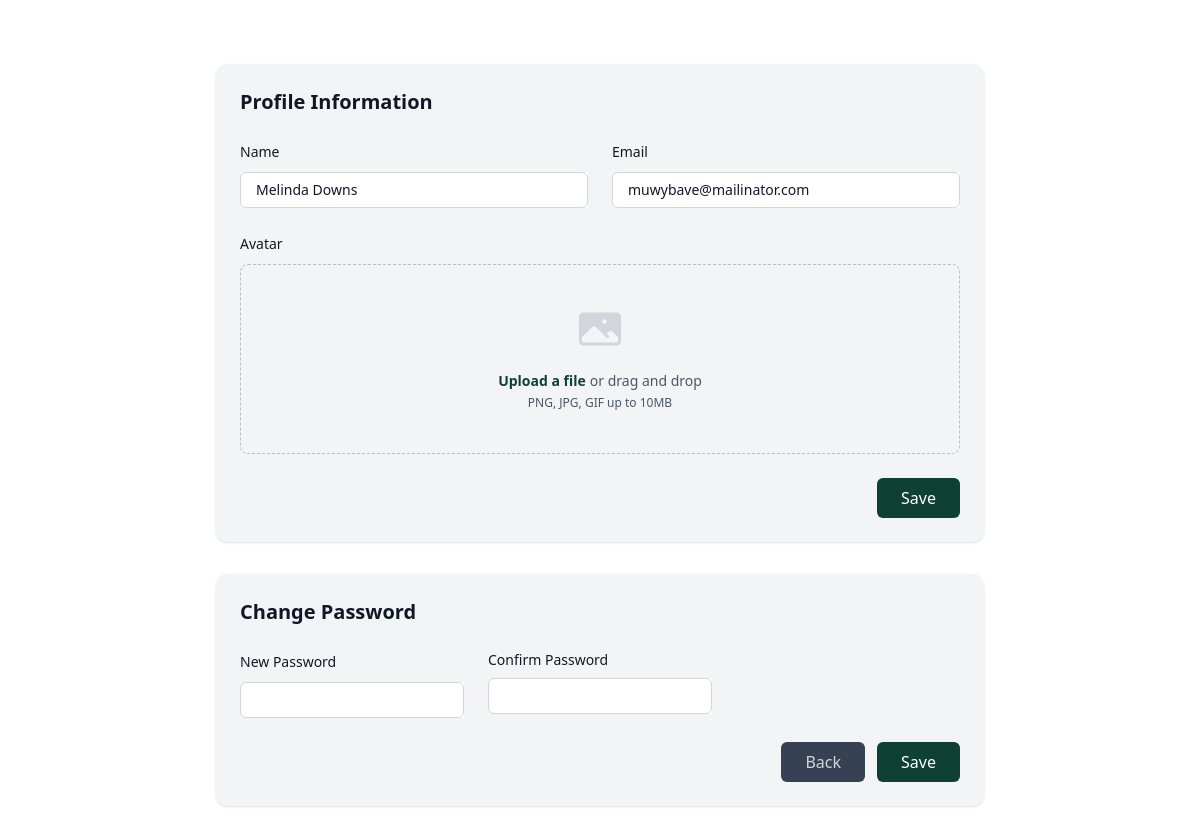
The app's page /profile.php (signed in), older data.
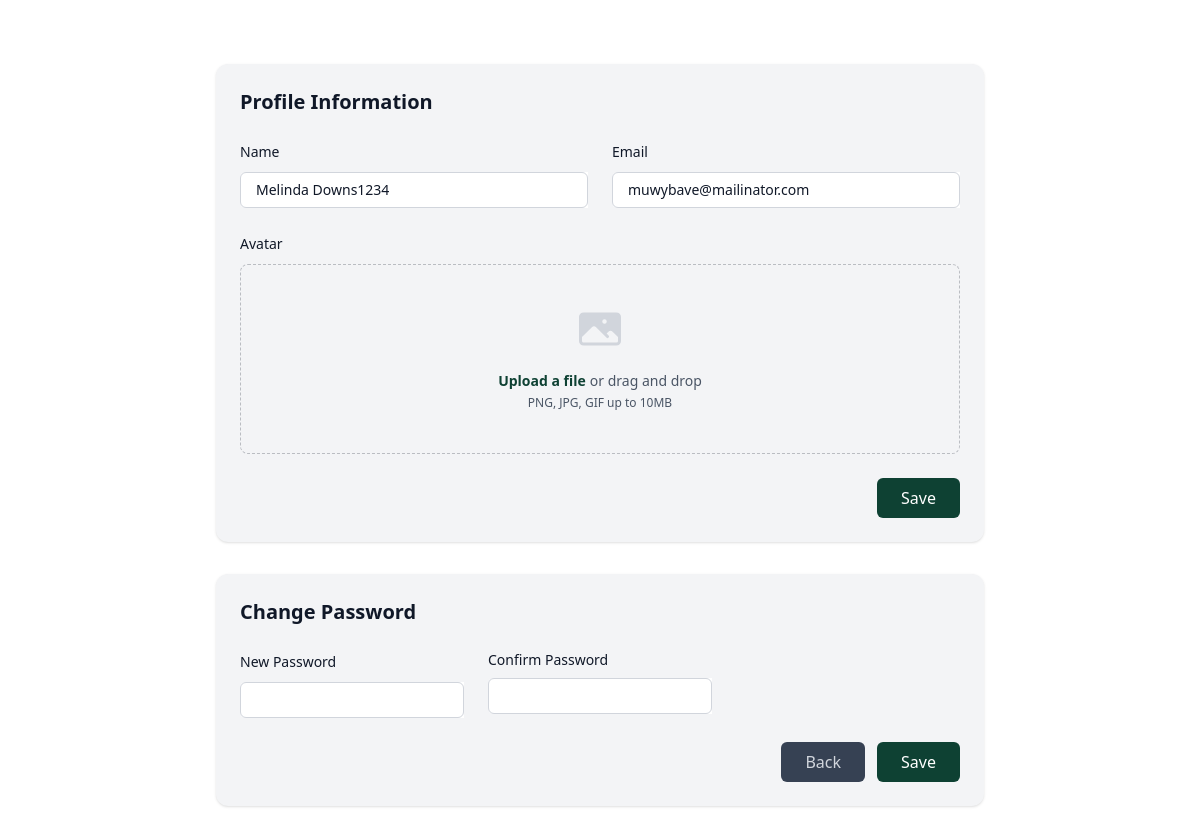
The same page, newer data.
### tables this page shows
CREATE TABLE `users` (
  `id` int NOT NULL,
  `name` varchar(100) NOT NULL,
  `email` varchar(100) NOT NULL,
  `password` varchar(100) NOT NULL,
  `user_type` varchar(20) NOT NULL DEFAULT 'user',
  `image` varchar(100) NOT NULL,
  `role` varchar(10) NOT NULL DEFAULT 'user'
);

### profile.php (the view, shortened to what the changed rows need)
<?php
@include 'config.php';
$user_id = $_SESSION['user_id'];
$select_user = $conn->prepare("SELECT * FROM `users` WHERE id = ?");
$select_user->execute([$user_id]);
$select_user->execute([$user_id]);
$user = $select_user->fetch(PDO::FETCH_ASSOC);
?>
<!DOCTYPE html>
<html lang="en">
<head>
    <script src="https://cdn.jsdelivr.net/npm/@tailwindcss/browser@4"></script>
    <link rel="stylesheet" href="css/new_style.css">
</head>
<body class="min-h-screen font-sans text-gray-900">
    <main>
        <section>
            <div class="flex items-center justify-center p-6">
                <div class="w-full max-w-3xl space-y-8">
                    <div class="bg-gray-100 rounded-xl p-6 shadow mt-10">
                        <h2 class="text-xl font-bold mb-6">Profile Information</h2>
                        <form class="space-y-6" method="POST" enctype="multipart/form-data">
                            <div class="grid grid-cols-1 md:grid-cols-2 gap-6">
                                <div>
                                    <div class="mt-2">
                                        <div
                                            class="flex items-center rounded-md bg-white pl-3 outline-1 -outline-offset-1 outline-gray-300 focus-within:outline-2 focus-within:-outline-offset-2 focus-within:outline-indigo-600">
                                            <input id="name" type="text" name="name" placeholder="janesmith"
                                                value="<?= htmlspecialchars($user['name']) ?>"
                                                class="block min-w-0 grow bg-white py-1.5 pr-3 pl-1 text-base text-gray-900 placeholder:text-gray-400 focus:outline-none sm:text-sm/6" />
                                        </div>
                                    </div>
                                </div>
                                <div>
                                    <div class="mt-2">
                                        <div
                                            class="flex items-center rounded-md bg-white pl-3 outline-1 -outline-offset-1 outline-gray-300 focus-within:outline-2 focus-within:-outline-offset-2 focus-within:outline-indigo-600">
                                            <input id="email" type="email" name="email"
                                                placeholder="janesmith@email.com"
                                                value="<?= htmlspecialchars($user['email']) ?>"
                                                class="block min-w-0 grow bg-white py-1.5 pr-3 pl-1 text-base text-gray-900 placeholder:text-gray-400 focus:outline-none sm:text-sm/6" />
                                        </div>
                                    </div>
                                </div>
                            </div>
                        </form>
                    </div>
                    <div class="bg-gray-100 rounded-xl p-6 shadow">
                        <h2 class="text-xl font-bold mb-6">Change Password</h2>
                    </div>
                </div>
            </div>
        </section>
    </main>
    <script src="https://cdn.jsdelivr.net/npm/@tailwindplus/elements@1" type="module"></script>
</body>
</html>

Row changes from the older to the newer data that the page shows:
changed users "muwybave@mailinator.com": name "Melinda Downs" → "Melinda Downs1234"
